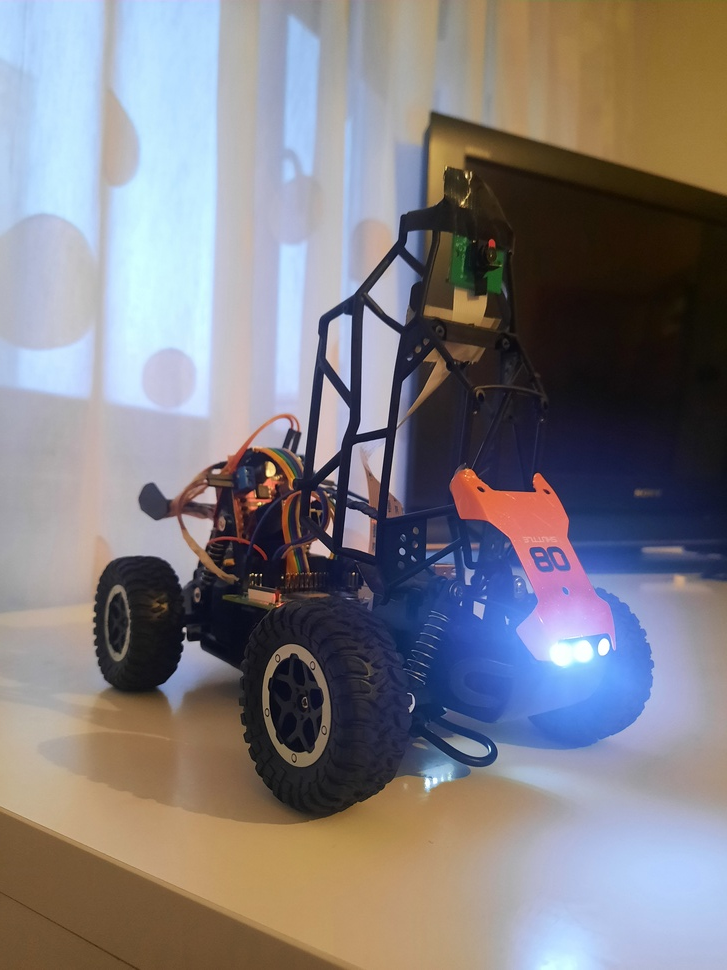
#> input picture robot.jpg, 727 x 970 px, shrunk from 3000 x 4000 before the run
$ python -i vision.py   (imports and definitions only)
#> lines starting #> are read from the running program, lines starting #| are printed output that depends on the picture; after the words box and inside, x2 and y2 are one past the last pixel; in counts of white or black regions, pixels touching at a corner belong together
#> further down, picture is the input picture: shape (970, 727, 3); mean B, G, R 129.3, 125, 129
import numpy as np
import cv2

# HSV Color Ranges for path and block detection
PATH_ROBOT_HSV_LOWER = np.array([50, 120, 120])
PATH_ROBOT_HSV_UPPER = np.array([70, 255, 255])
PATH_TARGET_HSV_LOWER1 = np.array([0, 120, 120])
PATH_TARGET_HSV_UPPER1 = np.array([10, 255, 255])
PATH_TARGET_HSV_LOWER2 = np.array([170, 120, 120])
PATH_TARGET_HSV_UPPER2 = np.array([180, 255, 255])
ORANGE_HSV_LOWER = np.array([8, 60, 60])
ORANGE_HSV_UPPER = np.array([25, 255, 255])
BLUE_HSV_LOWER = np.array([85, 40, 30])
BLUE_HSV_UPPER = np.array([130, 255, 255])
# For block detection:
# These constants define the HSV ranges for colors AS SEEN BY THE CAMERA.
# The 'detect_blocks' function then maps these to the REAL-WORLD block colors.

# Camera sees RED (used when a real BLUE object appears RED)
CAMERA_RED_LOWER1 = np.array([0, 120, 70])
CAMERA_RED_UPPER1 = np.array([10, 255, 255])
CAMERA_RED_LOWER2 = np.array([160, 120, 70])
CAMERA_RED_UPPER2 = np.array([180, 255, 255])

# Camera sees YELLOW (used when a real BLUE object appears YELLOW)
CAMERA_YELLOW_LOWER = np.array([20, 100, 100])
CAMERA_YELLOW_UPPER = np.array([40, 255, 255])

# Camera sees BLUE (used when a real RED object appears BLUE)
CAMERA_BLUE_LOWER = np.array([100, 150, 70]) # S min increased for robustness
CAMERA_BLUE_UPPER = np.array([140, 255, 255])

# Camera sees GREEN (used when a real GREEN object appears GREEN)
CAMERA_GREEN_LOWER = np.array([40, 80, 50])
CAMERA_GREEN_UPPER = np.array([80, 255, 255])

# For 'orange_block' (real LIGHT BLUE/CYAN object)
# User has not recently specified how this appears to the camera.
# Keeping previous values that detect light blue/cyan directly.
# If this block needs detection, specify its camera appearance.
LOWER_ORANGE_DIRECT = np.array([85, 100, 100]) # For real Light Blue/Cyan
UPPER_ORANGE_DIRECT = np.array([99, 255, 255]) # For real Light Blue/Cyan

# For block detection:
# Remap HSV ranges for real-world color perception
# 'red' now detects blue objects
lower_red1 = np.array([100, 100, 70])
upper_red1 = np.array([130, 255, 255])
lower_red2 = np.array([0, 0, 0])
upper_red2 = np.array([0, 0, 0])
# 'blue' now detects red objects
lower_blue1 = np.array([0, 90, 40])
upper_blue1 = np.array([10, 255, 255])
lower_blue2 = np.array([160, 90, 40])
upper_blue2 = np.array([180, 255, 255])
# 'orange' now detects light blue/cyan
lower_orange = np.array([85, 100, 100])
upper_orange = np.array([99, 255, 255])
# 'green' stays the same
lower_green = np.array([40, 80, 50])
upper_green = np.array([80, 255, 255])

# --- HSV Color Definitions for Block Detection (Colors as SEEN BY THE CAMERA) ---
# These ranges define what the camera perceives. The detect_blocks function
# then maps these perceived colors to the appropriate 'block_name' which
# corresponds to the REAL-WORLD color of the object.

# For objects that appear RED to the camera (real RED)
HSC_SEEN_RED_LOWER1 = np.array([0, 100, 100])
HSC_SEEN_RED_UPPER1 = np.array([10, 255, 255])
HSC_SEEN_RED_LOWER2 = np.array([160, 100, 100])
HSC_SEEN_RED_UPPER2 = np.array([180, 255, 255])

# For objects that appear GREEN to the camera (real GREEN)
HSC_SEEN_GREEN_LOWER = np.array([40, 70, 70])
HSC_SEEN_GREEN_UPPER = np.array([80, 255, 255])

# For objects that appear BLUE to the camera (real BLUE)
HSC_SEEN_BLUE_LOWER = np.array([100, 150, 70])
HSC_SEEN_BLUE_UPPER = np.array([130, 255, 255])

# For objects that appear YELLOW to the camera (real YELLOW)
HSC_SEEN_YELLOW_LOWER = np.array([20, 100, 100])
HSC_SEEN_YELLOW_UPPER = np.array([35, 255, 255])


def detect_blocks(image):
    """
    Detects red, green, blue, and yellow blocks in the image (expects BGR)
    Returns list of detected blocks with their positions in the image
    """
    hsv = cv2.cvtColor(image, cv2.COLOR_BGR2HSV)
#> hsv: shape (970, 727, 3); mean H, S, V 76.1, 85, 150.7

    # Mask for RED objects
    red_mask1 = cv2.inRange(hsv, HSC_SEEN_RED_LOWER1, HSC_SEEN_RED_UPPER1)
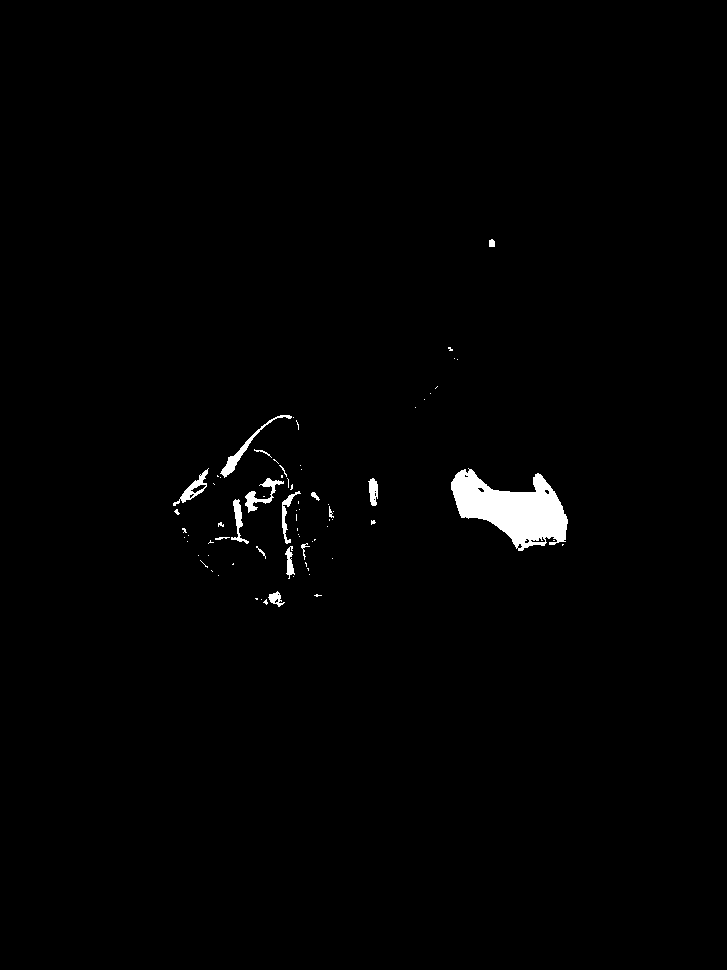
#> red_mask1: shape (970, 727); 1.1% white; 75 white regions (58 under 20 px), largest, box (x1, y1, x2, y2) and area: (451, 468, 568, 551) 5294, (220, 415, 292, 478) 446, (245, 478, 284, 513) 383
    red_mask2 = cv2.inRange(hsv, HSC_SEEN_RED_LOWER2, HSC_SEEN_RED_UPPER2)
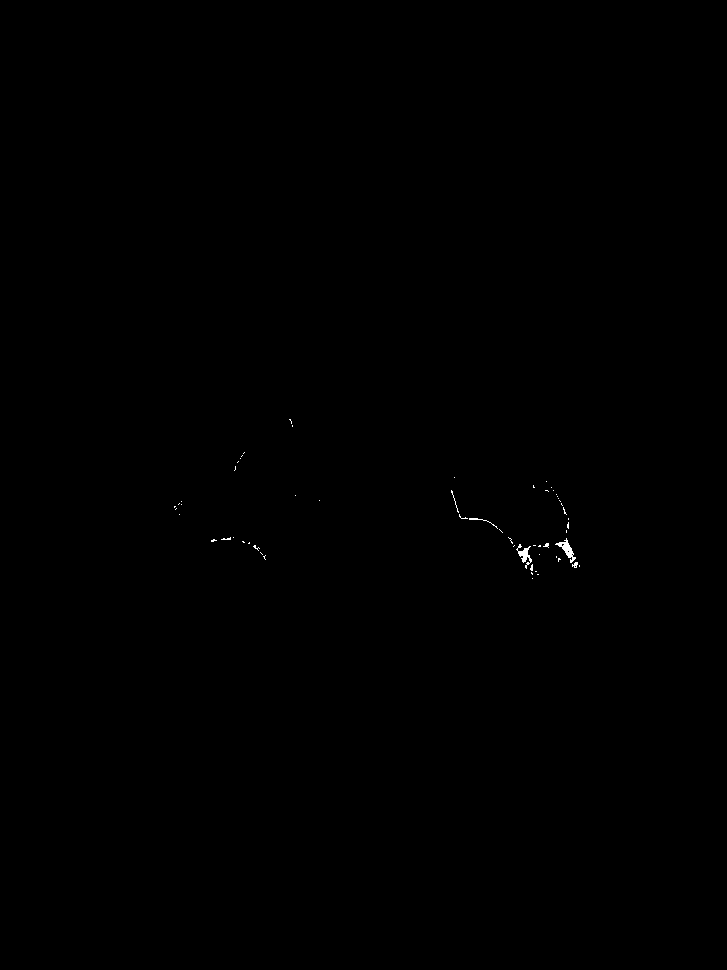
#> red_mask2: shape (970, 727); 0.09% white; 59 white regions (54 under 20 px), largest, box (x1, y1, x2, y2) and area: (555, 538, 576, 563) 165, (516, 544, 532, 569) 144, (469, 518, 498, 529) 40, (451, 490, 459, 513) 26, (572, 562, 578, 568) 23
    red_mask = cv2.bitwise_or(red_mask1, red_mask2)
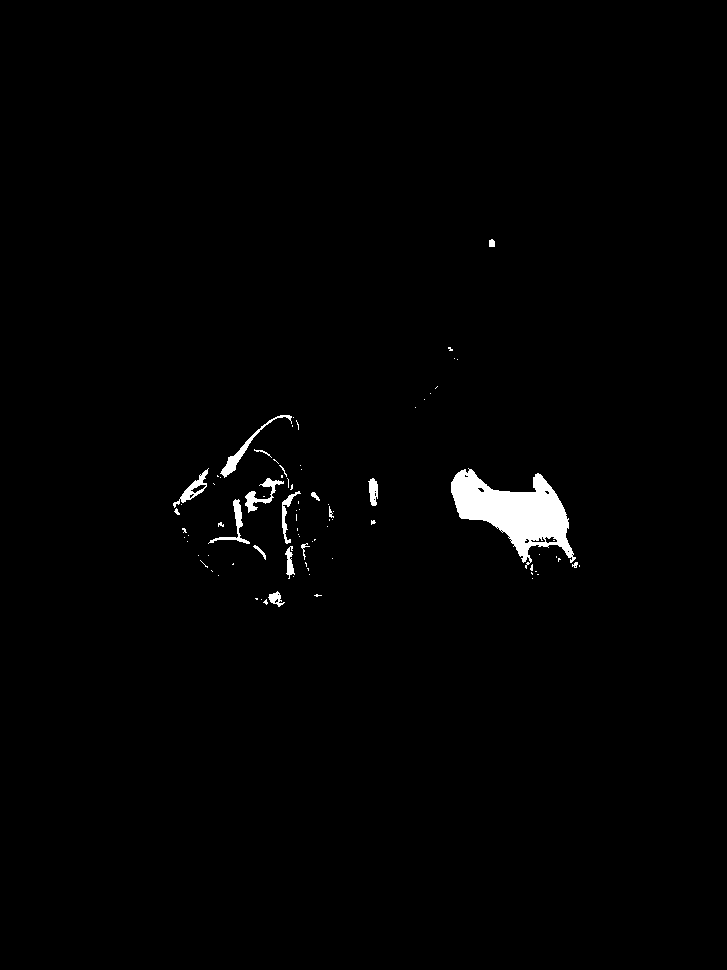
#> red_mask: shape (970, 727); 1.2% white; 84 white regions (66 under 20 px), largest, box (x1, y1, x2, y2) and area: (451, 468, 576, 569) 5772, (220, 415, 292, 478) 464, (245, 478, 284, 513) 383
    # Mask for GREEN objects
    green_mask = cv2.inRange(hsv, HSC_SEEN_GREEN_LOWER, HSC_SEEN_GREEN_UPPER)
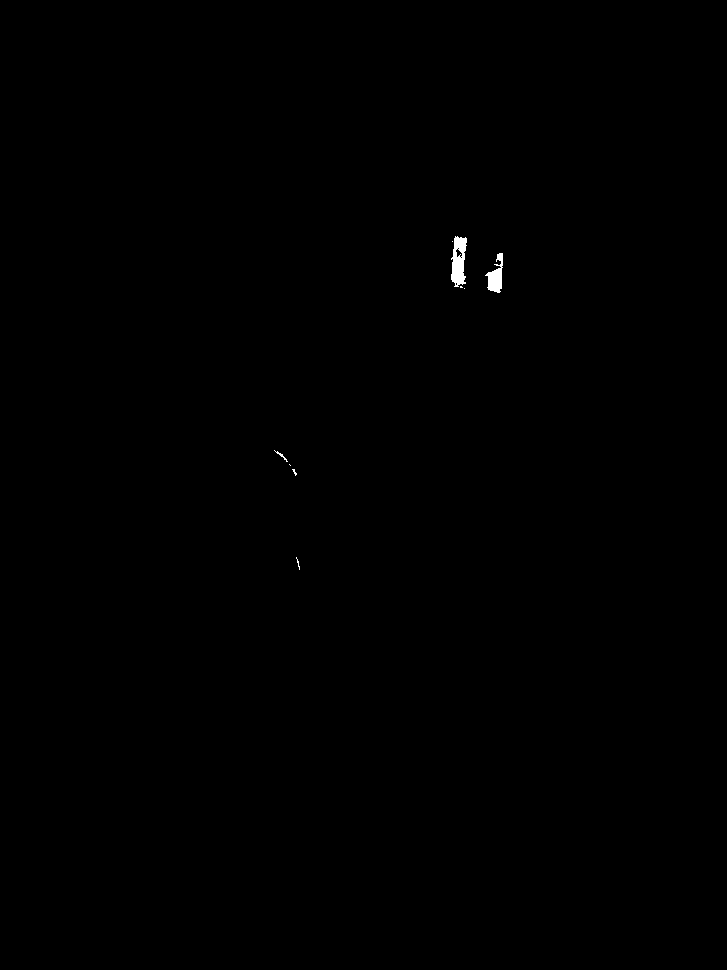
#> green_mask: shape (970, 727); 0.14% white; 9 white regions (6 under 20 px), largest, box (x1, y1, x2, y2) and area: (451, 236, 467, 287) 563, (485, 253, 503, 293) 376, (274, 450, 288, 462) 30
    # Mask for BLUE objects
    blue_mask = cv2.inRange(hsv, HSC_SEEN_BLUE_LOWER, HSC_SEEN_BLUE_UPPER)
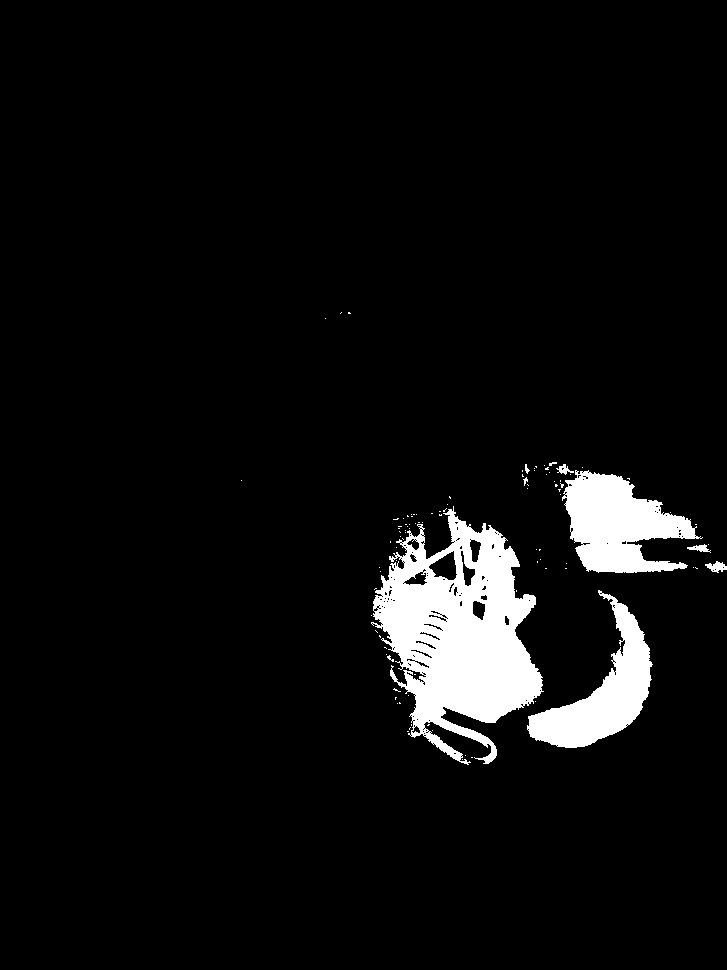
#> blue_mask: shape (970, 727); 5.6% white; 100 white regions (91 under 20 px), largest, box (x1, y1, x2, y2) and area: (371, 506, 544, 765) 23200, (562, 470, 703, 573) 8295, (527, 590, 653, 748) 7169
    # Mask for YELLOW objects
    yellow_mask = cv2.inRange(hsv, HSC_SEEN_YELLOW_LOWER, HSC_SEEN_YELLOW_UPPER)
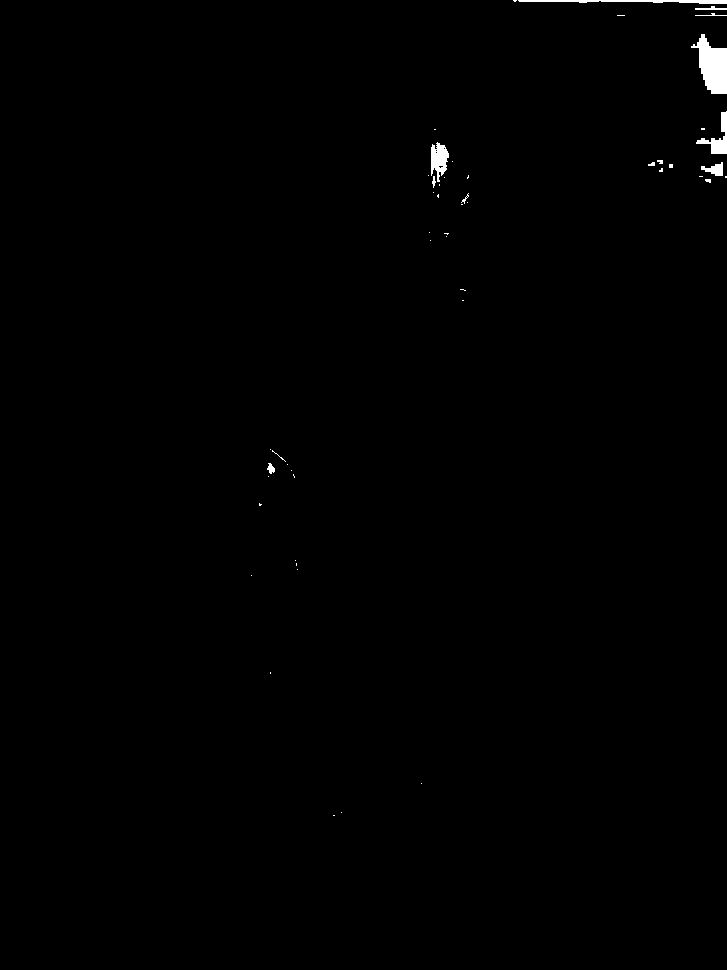
#> yellow_mask: shape (970, 727); 0.46% white; 51 white regions (40 under 20 px), largest, box (x1, y1, x2, y2) and area: (691, 34, 727, 94) 1276, (518, 0, 727, 4) 509, (431, 142, 449, 182) 455

    detected_blocks = []
    for mask, color_name in [
        (red_mask, 'red_block'),      # Real RED object
        (green_mask, 'green_block'),  # Real GREEN object
        (blue_mask, 'blue_block'),    # Real BLUE object
        (yellow_mask, 'orange_block') # Real YELLOW object
    ]:
        contours, _ = cv2.findContours(mask, cv2.RETR_EXTERNAL, cv2.CHAIN_APPROX_SIMPLE)
        for contour in contours:
            if cv2.contourArea(contour) > 100:
                x, y, w, h = cv2.boundingRect(contour)
                center_x = x + w//2
                center_y = y + h//2
                detected_blocks.append({
                    'color': color_name,
                    'position': (center_x, center_y),
                    'size': (w, h),
                    'area': cv2.contourArea(contour)
                })
#> this loop made 4 passes
#> color_name on passes 1 to 4: 'red_block', 'green_block', 'blue_block', 'orange_block'
#> after the loop, detected_blocks = 20 items
    return detected_blocks


# [115 lines left out: functions detect_corners, detect_wall_and_angle, not called in this run]

>>> import cv2
>>> picture = cv2.imread('../robot.jpg')
>>> result = detect_blocks(picture)
#> result = 20 items
